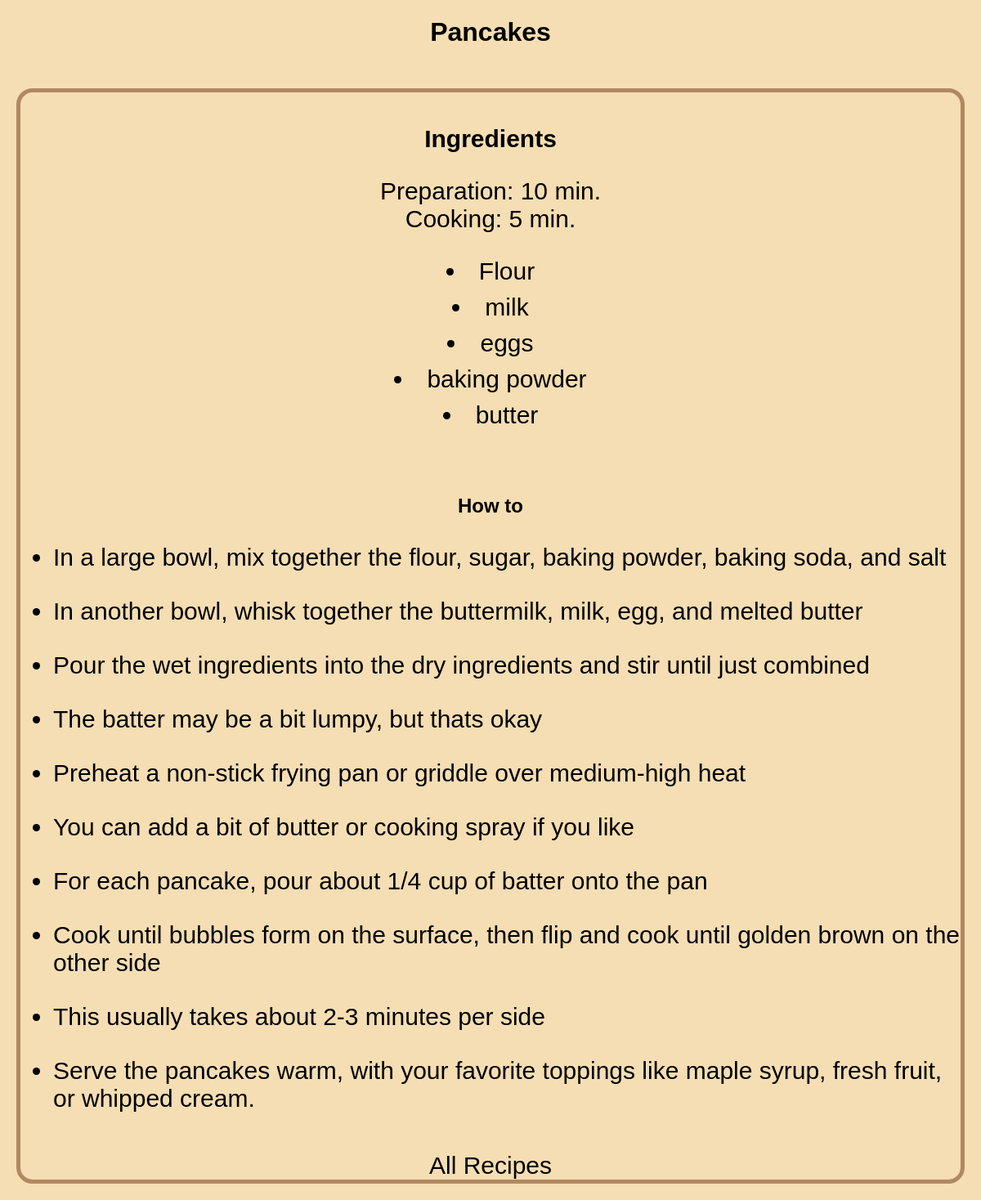
/pancakes, run on the app's committed database.
### tables this page shows
CREATE TABLE recipes (
    recipe_ID INTEGER PRIMARY KEY AUTOINCREMENT,
    recipe_name Text NOT NULL,
    recipe_ingredients Text NOT NULL,
    recipe_description Text NOT NULL,
    preparation_time_in_minute INTEGER NOT NULL,
    cooking_time_in_minute INTEGER NOT NULL
);

### app.py (the view)
@app.route("/pancakes")
def pancakes():
    data = get_db()
    return render_template("pancakes.html", recipe = data)

### app.py (called while the page is built)
def get_db():
    db = getattr(g, '_database', None)
    if db is None:
        db = g._database = sqlite3.connect("food_recipes.db")
        cursor = db.cursor()
        cursor.execute("SELECT recipe_ID, recipe_name, recipe_ingredients, recipe_description, preparation_time_in_minute, cooking_time_in_minute FROM recipes")
        data = cursor.fetchall()
    return data

### templates/pancakes.html (shortened to what this page needs)
<!DOCTYPE html>
<html lang="en">
<head>
    <link rel="stylesheet" href="{{ url_for('static', filename='recipes.css') }}">
</head>
<body id="pancakes_body">
    <h1 id="recipe_name">{{ recipe[7][1]}}</h1>
    <div id="main_div">
        <h2 id="ingredients_text">Ingredients</h2>
        <div id="prep_and_cooking_time_div">
            <p>Preparation: {{ recipe[7][4] }} min.<br>Cooking: {{ recipe[7][5] }} min.</p>
        </div>
        <ul id="ingredients">
            {% for ingredient in recipe[7][2].split(', ') %}
                <li>{{ ingredient }}</li>
            {% endfor %}
        </ul>
        <h2>How to</h2>
        <ul>
            {% for desc in recipe[7][3].split('. ') %}
            <li class="steps"> {{desc}} </li>
                {% endfor %}
        </ul>
        <a id="return_home" href="/">All Recipes</a>
    </div>
</body>
</html>

### static/recipes.css (style rules this page uses)
body { font-family:Verdana, Geneva, Tahoma, sans-serif; background-color: #DBA979; margin: 0; padding: 0; display: flex; flex-direction: column; align-items: center; }
#pancakes_body { background-color: #F5DEB3; }
#main_div { margin: 20px; border:5px solid #b08862; border-radius: 20px; }
#recipe_name { text-align: center; margin-bottom: 30px; }
#prep_and_cooking_time_div { text-align: center; font-size: 30px; }
#ingredients_text { font-size: 30px; text-align: center; margin-top: 40px; }
#ingredients { max-width: 600px; margin: 0 auto; padding: 0; list-style-position: inside; text-align: center; }
h2 { text-align: center; margin-top: 5rem; }
li { font-size: 30px; margin-bottom: 10px; }
.steps { margin-top: 2rem; font-size: 30px; margin-bottom: 10px; }
#return_home { color: black; font-size: 30px; display: block; text-align: center; text-decoration: none; margin-top: 3rem; }

### data on the page
recipes: recipe_name "Pancakes", preparation_time_in_minute "10", cooking_time_in_minute "5"

### other printed values
{{ ingredient }} "Flour" "milk" "eggs" "baking powder" "butter"
{{ desc }} "In a large bowl, mix together the flour, sugar, baking powder, baking soda, and salt" "In another bowl, whisk together the buttermilk, milk, egg, and melted butter" "Pour the wet ingredients into the dry ingredients and stir until just combined" "The batter may be a bit lumpy, but thats okay" "Preheat a non-stick frying pan or griddle over medium-high heat" "You can add a bit of butter or cooking spray if you like" "For each pancake, pour about 1/4 cup of batter onto the pan" "Cook until bubbles form on the surface, then flip and cook until golden brown on the other side" "This usually takes about 2-3 minutes per side" "Serve the pancakes warm, with your favorite toppings like maple syrup, fresh fruit, or whipped cream."
